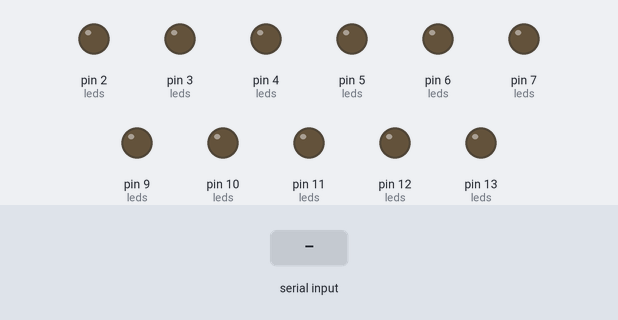
Bench run of a sketch on a simulated Arduino Uno, built with avr-gcc and run on an emulated ATmega328P. Shown: output pins drawn as LEDs (lit = HIGH). Inputs (shaded band) come from the test bench. What the sketch prints to the serial monitor is not drawn.

Above: at 1.2 s.
1.3 s: byte 30 received over Serial
At 1.57 s:
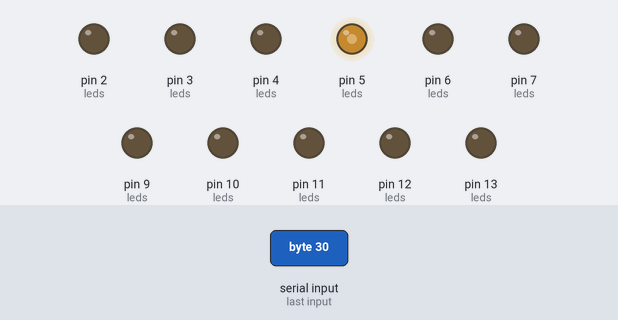
Timing chart, 0 to 4.3 s (numbered marks = the images above; inputs shaded):
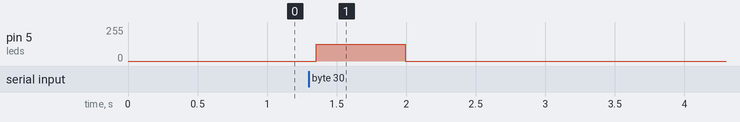

Measured:
- after the input at 1.3 s, pin 5 (leds): 0/255 → 127/255 after 0.05 s, → 0/255 0.64 s later

The sketch:

ButtonBox.ino
```cpp
#include "Configuration.h"

const int NUM_THINGS = 53;


int leds[] = { WHITE_BUTTON_LED, GREEN_BUTTON_LED, YELLOW_BUTTON_LED, RED_BUTTON_LED, SQUARE_BUTTON_LED,
      BLUE_LED, GREEN_LED, YELLOW_LED, RED_LED, DUAL_LED_GREEN, DUAL_LED_RED};

int controls[] = { WHITE_BUTTON, GREEN_BUTTON, YELLOW_BUTTON, RED_BUTTON, SQUARE_BUTTON, SWITCH_UP, SWITCH_DOWN };

int buttons[] = { WHITE_BUTTON, GREEN_BUTTON, YELLOW_BUTTON, RED_BUTTON, SQUARE_BUTTON };
int switches[] = { SWITCH_UP, SWITCH_DOWN };

void setup()
{
    unsigned long now = millis();

    initLeds(now);

    initControls(now);

    initSerial(now);

    initStatus(now);
}

void loop()
{
  unsigned long now = millis();

  processControls(now);

  handleDimming(now);

  processSerial(now);

  processStatus(now);

  processLeds(now);
}
```

Controls.ino
```cpp
unsigned long lastFlip[53];

boolean lastRead[53];
int controlStates[53];
boolean controlChanged[53];

void initControls(unsigned long now)
{
  for (int control = 0; control < sizeof(controls) / sizeof(int); control++)
  {
    int pinNumber = controls[control];
    pinMode(pinNumber, INPUT_PULLUP);
    controlStates[pinNumber] = HIGH;
    lastFlip[pinNumber] = now;
  }
}

void processControls(unsigned long now)
{
  for (int i = 0; i < sizeof(controls) / sizeof(int); i++) {
    int pinNumber = controls[i];
    int readAs = digitalRead(pinNumber);
    controlChanged[pinNumber] = false;

    if (readAs != lastRead[pinNumber]) {
      lastRead[pinNumber] = readAs;
      lastFlip[pinNumber] = now;
    } else if (lastFlip[pinNumber] < now - 50) {
      if (controlStates[pinNumber] != readAs) {
        controlStates[pinNumber] = readAs;
        controlChanged[pinNumber] = true;
        sendByte(now, pinNumber | (readAs == HIGH ? 0x80 : 0));
      }
    }
  }
}
```

Dimmer.ino
```cpp
void handleDimming(unsigned long now)
{
  for (int i = 0; i < sizeof(switches) / sizeof(int); i++) {
    int pinNumber = switches[i];
    if (controlChanged[pinNumber] && controlStates[pinNumber] == LOW)
    {
      switch (pinNumber) {
        case SWITCH_UP:
        {
          brighter();
          break;
        }
        case SWITCH_DOWN:
        {
          dimmer();
          break;
        }
      }
    }
  }
}
```

Leds.ino
```cpp
const int POSITIVE_FADE = 5;
const int NEGATIVE_FADE = -2;

int maxBrightness = 255;

int brightness[NUM_THINGS];
int commandedBrightness[NUM_THINGS];
unsigned long lastChange[NUM_THINGS];
boolean brightnessChanged = false;
boolean displayingBrightnessChange = false;
unsigned long brightnessChangedAt = 0;

#define signum(x) ((x) < 0 ? -1 : ((x) > 0 ? 1 : 0))

void initLeds(unsigned long now) {
    for (int led = 0; led < sizeof(leds) / sizeof(int); led++) {
          pinMode(leds[led], OUTPUT);
          analogWrite(leds[led], 0);
          commandedBrightness[led] = 0;
          brightness[led] = 0;
    }
}

void processLeds(unsigned long now)
{
  if (brightnessChanged)
  {
    brightnessChangedAt = now;
    brightnessChanged = false;
    for (int led = 0; led < sizeof(leds) / sizeof(int); led++)
    {
      int pinNumber = leds[led];
      analogWrite(pinNumber, maxBrightness);
    }
    displayingBrightnessChange = true;
    return;
  }

  if (displayingBrightnessChange && brightnessChangedAt < now - 500)
  {
      for (int led = 0; led < sizeof(leds) / sizeof(int); led++)
      {
          int pinNumber = leds[led];
          analogWrite(pinNumber, brightness[pinNumber]);
      }
      displayingBrightnessChange = false;
      return;
  }

  for (int i = 0; i < sizeof(leds) / sizeof(int); i++)
  {
    int pinNumber = leds[i];

    int requestedBrightness = min(commandedBrightness[pinNumber], maxBrightness);

    int direction = signum(requestedBrightness - brightness[pinNumber]);

    if (direction != 0 && now - lastChange[pinNumber] > (direction > 0 ? 1 : 2))
    {
      int fade = direction > 0 ? POSITIVE_FADE : NEGATIVE_FADE;
      int newBrightness = brightness[pinNumber] + fade;
      newBrightness = max(0, newBrightness);
      newBrightness = min(maxBrightness, newBrightness);
      brightness[pinNumber] = newBrightness;
      analogWrite(pinNumber, newBrightness);
      lastChange[pinNumber] = now;
    }
  }
}


void brighter()
{
  maxBrightness *= 2;
  if (maxBrightness > 255)
  {
    maxBrightness = 255;
  }
  brightnessChanged = true;
}

void dimmer() {
  maxBrightness /= 2;
  if (maxBrightness < 3)
  {
    maxBrightness = 3;
  }
  brightnessChanged = true;
}
```

Serial.ino
```cpp
unsigned long lastPingTime = 0;

void initSerial(unsigned long now) {
  Serial.begin(9600);
}

void processSerial(unsigned long now) {
  if (Serial.available() > 0)
  {
    byte incomingByte = Serial.read();
    lastPingTime = now;
    if (incomingByte != 255)
    {
      commandedBrightness[incomingByte & 0x7f] = incomingByte & 0x80 ? 0 : 255;
    }
  }
}

void sendByte(unsigned long now, byte byteToSend) {
  Serial.write(byteToSend);
}
```

StatusIndicator.ino
```cpp
void initStatus(unsigned long now)
{
  commandedBrightness[DUAL_LED_GREEN] = 0;
  commandedBrightness[DUAL_LED_RED] = 0;
}

void processStatus(unsigned long now)
{
  if (lastPingTime < now - 500)
  {
    commandedBrightness[DUAL_LED_GREEN] = 0;
    commandedBrightness[DUAL_LED_RED] = 255;
  }
  else
  {
    commandedBrightness[DUAL_LED_GREEN] = 255;
    commandedBrightness[DUAL_LED_RED] = 0;
  }
}
```

Configuration.h
```cpp
#define WHITE_BUTTON_LED 13
#define GREEN_BUTTON_LED 12
#define YELLOW_BUTTON_LED 11
#define RED_BUTTON_LED 10
#define SQUARE_BUTTON_LED 9

#define BLUE_LED 2
#define GREEN_LED 3
#define YELLOW_LED 4
#define DUAL_LED_GREEN 5
#define RED_LED 6
#define DUAL_LED_RED 7

#define WHITE_BUTTON 30
#define GREEN_BUTTON 32
#define YELLOW_BUTTON 34
#define RED_BUTTON 36
#define SQUARE_BUTTON 38

#define SWITCH_UP 25
#define SWITCH_DOWN 23
```
